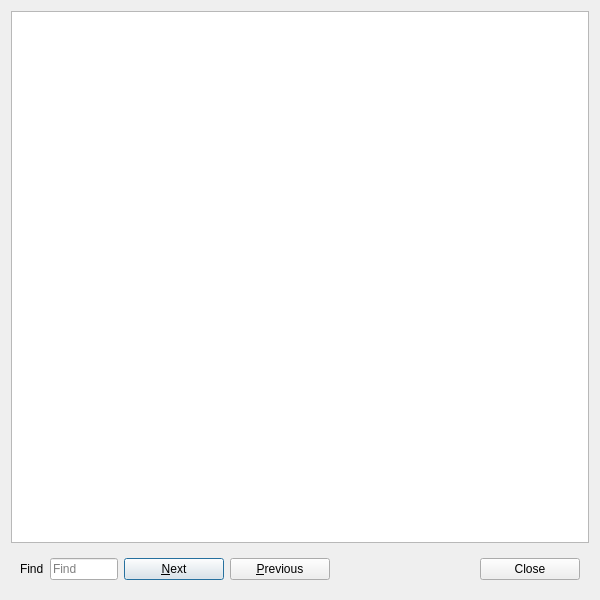
<?xml version="1.0" encoding="UTF-8"?>
<ui version="4.0">
 <class>glitch_source_preview</class>
 <widget class="QDialog" name="glitch_source_preview">
  <property name="geometry">
   <rect>
    <x>0</x>
    <y>0</y>
    <width>600</width>
    <height>600</height>
   </rect>
  </property>
  <property name="windowTitle">
   <string>Glitch: Source Preview</string>
  </property>
  <property name="windowIcon">
   <iconset resource="../Icons/icons.qrc">
    <normaloff>:/Logo/glitch-logo.png</normaloff>:/Logo/glitch-logo.png</iconset>
  </property>
  <layout class="QVBoxLayout" name="verticalLayout">
   <item>
    <widget class="QTextBrowser" name="text"/>
   </item>
   <item>
    <widget class="QFrame" name="frame">
     <layout class="QHBoxLayout" name="horizontalLayout">
      <item>
       <widget class="QLabel" name="label">
        <property name="text">
         <string>Find</string>
        </property>
       </widget>
      </item>
      <item>
       <widget class="QLineEdit" name="find">
        <property name="placeholderText">
         <string>Find</string>
        </property>
        <property name="clearButtonEnabled">
         <bool>true</bool>
        </property>
       </widget>
      </item>
      <item>
       <widget class="QPushButton" name="next">
        <property name="minimumSize">
         <size>
          <width>100</width>
          <height>0</height>
         </size>
        </property>
        <property name="text">
         <string>&amp;Next</string>
        </property>
       </widget>
      </item>
      <item>
       <widget class="QPushButton" name="previous">
        <property name="minimumSize">
         <size>
          <width>100</width>
          <height>0</height>
         </size>
        </property>
        <property name="text">
         <string>&amp;Previous</string>
        </property>
       </widget>
      </item>
      <item>
       <spacer name="horizontalSpacer">
        <property name="orientation">
         <enum>Qt::Horizontal</enum>
        </property>
        <property name="sizeHint" stdset="0">
         <size>
          <width>184</width>
          <height>20</height>
         </size>
        </property>
       </spacer>
      </item>
      <item>
       <widget class="QPushButton" name="close">
        <property name="minimumSize">
         <size>
          <width>100</width>
          <height>0</height>
         </size>
        </property>
        <property name="text">
         <string>Close</string>
        </property>
       </widget>
      </item>
     </layout>
    </widget>
   </item>
  </layout>
 </widget>
 <resources>
  <include location="../Icons/icons.qrc"/>
 </resources>
 <connections>
  <connection>
   <sender>close</sender>
   <signal>clicked()</signal>
   <receiver>glitch_source_preview</receiver>
   <slot>reject()</slot>
   <hints>
    <hint type="sourcelabel">
     <x>537</x>
     <y>568</y>
    </hint>
    <hint type="destinationlabel">
     <x>299</x>
     <y>299</y>
    </hint>
   </hints>
  </connection>
 </connections>
</ui>
